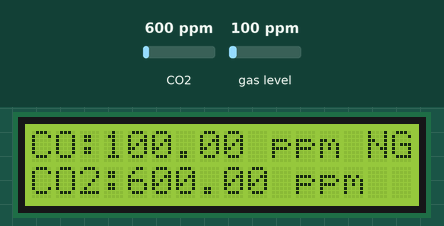
Recording of a sketch running on a simulated Arduino Uno, built with avr-gcc and run on an emulated ATmega328P. Parts: 16×2 character LCD. The inputs (shaded band) are chosen by the test bench; at power-on: gas level 100 ppm, CO2 600 ppm.

Above: at 6.2 s.
6.3 s: gas level set to 27 ppm
At 8.5 s:
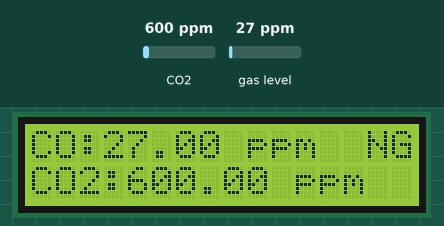
12.2 s: gas level set to 24 ppm
At 14.3 s:
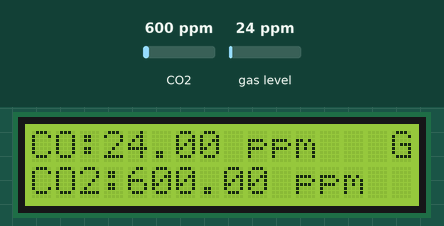
18.1 s: CO2 set to 452 ppm
At 20.0 s:
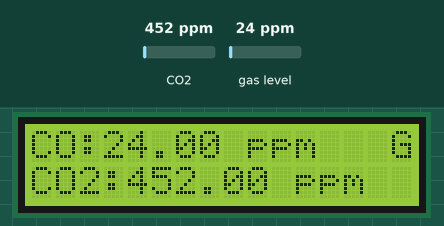
22.8 s: CO2 set to 1050 ppm
At 24.2 s:
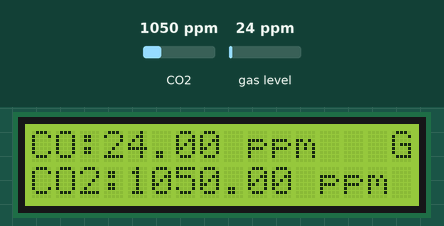
26.9 s: CO2 set to 1700 ppm
At 28.5 s:
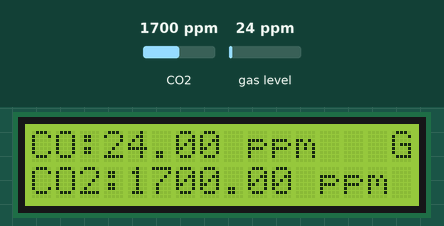
30.9 s: gas level set to 20 ppm
At 32.8 s:
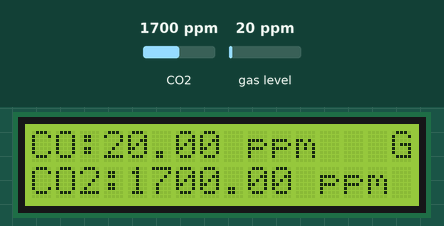
Timing chart, 0 to 34.3 s (numbered marks = the images above; inputs shaded):
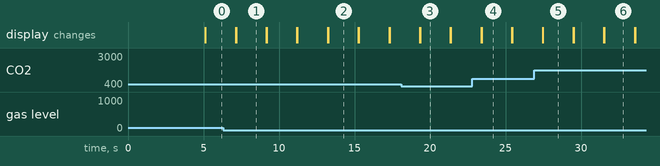

The sketch:

ujiEmisi.ino
```cpp
#include <LiquidCrystal_I2C.h> //Library LCD
#include <MQ7.h> //LIbrary MQ7
#include <MQ135.h> //LIbrary MQ135


//Definisikan pin sensor yang digunakan
MQ135 mq135(A3);
MQ7 mq7(A2,5.0);

// Variabel untuk menyimpan data dari sensor
float ppmCO2, ppmCO;

LiquidCrystal_I2C lcd(0x27, 16, 2);

void setup() {
  lcd.init();
  lcd.backlight();

//Tulisan awal saat dinyalakan
  lcd.setCursor(0, 0);
  lcd.print("Air Qlty Sensor");
  lcd.setCursor(6, 1);
  lcd.print("by YM-Pro");
  delay(5000);
  lcd.clear();

}

void loop() {
  ppmCO = mq7.getPPM();
  lcd.setCursor(0, 0);
  lcd.print("CO:");
  lcd.print(ppmCO);
  lcd.print(" ppm");

  ppmCO2 = mq135.getPPM();
  lcd.setCursor(0, 1);
  lcd.print("CO2:");
  lcd.print(ppmCO2);
  lcd.print(" ppm");

  conclusion(ppmCO, ppmCO2);

  delay(2000);
  lcd.clear();
}

void conclusion(float co, float co2){
  const float batasCO = 25;
  const float batasCO2 = 30000;

  if (co <= batasCO && co2 <= batasCO2) {
    lcd.setCursor(15, 0);
    lcd.print("G");
  } else {
    lcd.setCursor(14, 0);
    lcd.print("NG");
  }
}
```

Measured:
- the behaviour switches between 26 and 25 ppm on gas level (found by bisection; images 1 and 2)
- after the input at 6.3 s, the display: first differs from a run without the input after 0.85 s (image 1)
- after the input at 12.2 s, the display: first differs from a run without the input after 1.1 s (image 2)
- after the input at 18.1 s, the display: first differs from a run without the input after 1.2 s (image 3)
- after the input at 22.8 s, the display: first differs from a run without the input after 0.61 s (image 4)
- after the input at 26.9 s, the display: first differs from a run without the input after 0.58 s (image 5)
- after the input at 30.9 s, the display: first differs from a run without the input after 0.65 s (image 6)
